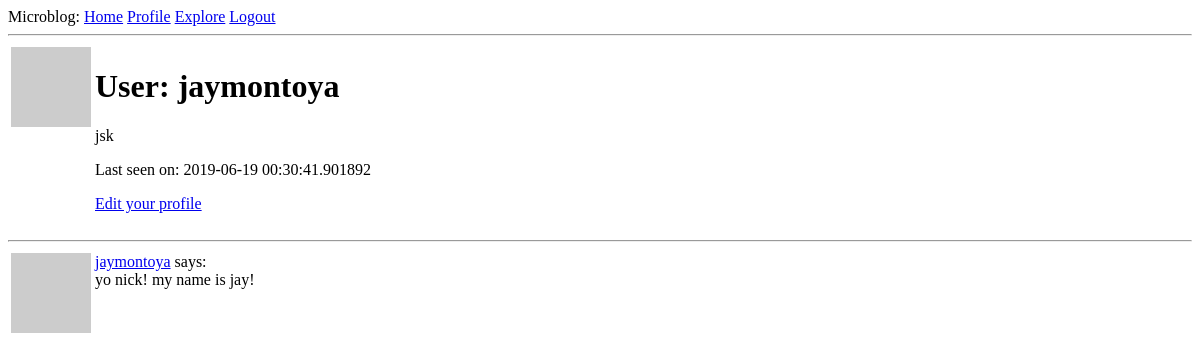
The app's page /user/jaymontoya (signed in), older data.
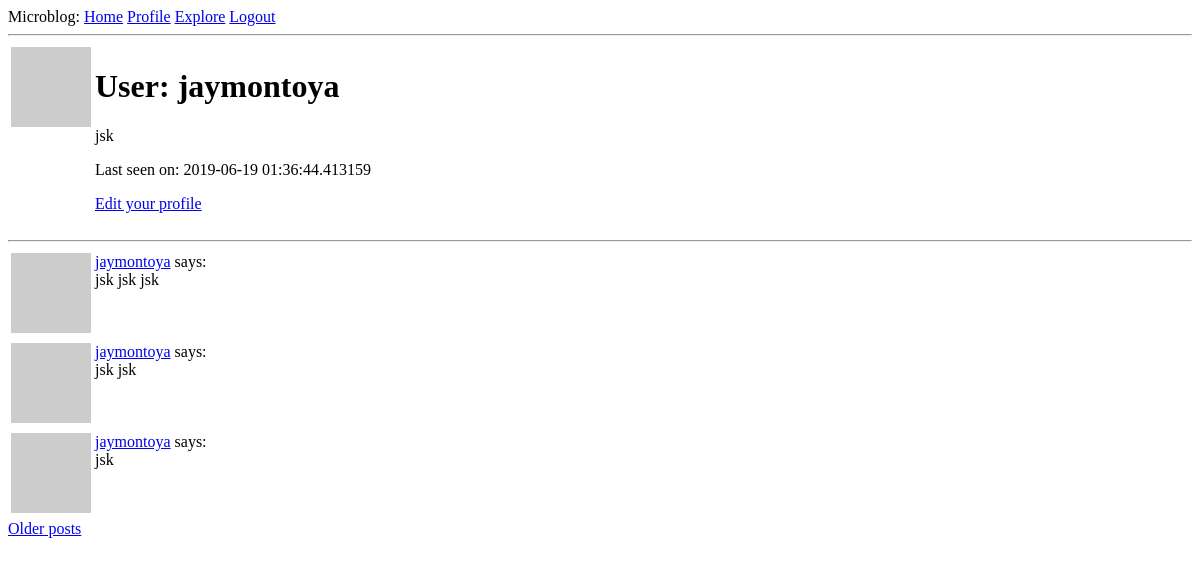
The same page, newer data.
### app/models.py (models this page shows, shortened)
class User(UserMixin, db.Model):
    id = db.Column(db.Integer, primary_key=True)
    username = db.Column(db.String(64), index = True, unique = True)
    email = db.Column(db.String(120), index =True, unique = True)
    password_hash = db.Column(db.String(128))
    about_me = db.Column(db.String(140))
    last_seen = db.Column(db.DateTime, default = datetime.utcnow)
    followed = db.relationship('User', secondary=followers, primaryjoin=(followers.c.follower_id == id),
        secondaryjoin=(followers.c.followed_id == id),
        backref=db.backref('followers', lazy='dynamic'), lazy = 'dynamic')
    posts = db.relationship('Post', backref ='author',lazy='dynamic')
    def avatar(self,size):
        digest = md5(self.email.lower().encode('utf-8')).hexdigest()
        return 'https://www.gravatar.com/avatar/{}?d=identicon&s={}'.format(digest, size)

class Post(db.Model):
    id = db.Column(db.Integer, primary_key=True)
    body = db.Column(db.String(140))
    timestamp = db.Column(db.DateTime, index = True, default = datetime.utcnow)
    user_id = db.Column(db.Integer, db.ForeignKey('user.id'))

### app/routes.py (the view)
@app.route('/user/<username>')
@login_required # login must be required to view a profile!
def user(username):
    user = User.query.filter_by(username=username).first_or_404()
    page = request.args.get('page', 1, type=int)
    posts = user.posts.order_by(Post.timestamp.desc()).paginate(
        page, app.config['POSTS_PER_PAGE'], False)
    next_url = url_for('user', username=user.username, page = posts.next_num) \
        if posts.has_next else None
    prev_url = url_for('user', username=user.username, page = posts.prev_num) \
        if posts.has_prev else None
    return render_template('user.html', user=user,
        posts=posts.items, next_url=next_url, prev_url=prev_url)

### app/models.py (called while the page is built)
@login.user_loader  # this decorator registers the user loaded with Flask-Login
def load_user(id):
    return User.query.get(int(id))

### app/routes.py (called while the page is built)
@app.before_request
def before_request():
    if current_user.is_authenticated:
        current_user.last_seen = datetime.utcnow()
        db.session.commit()

### app/templates/user.html (shortened to what this page needs)
{% extends "base.html" %}
{% block content %}
  <table>
    <tr valign="top">
      <td><img src="{{ user.avatar(128) }}" alt=""></td>
      <td>
        <h1>User: {{ user.username }}</h1>
        {% if user.about_me %} <p>{{ user.about_me }}</p> {% endif %}
        {% if user.last_seen %} <p>Last seen on: {{ user.last_seen }}</p> {% endif %}
        {% if user == current_user %}
          <p><a href="{{ url_for('edit_profile')  }}">Edit your profile</a></p>
        {% elif not current_user.is_following(user) %}
          <p><a href="{{ url_for('follow', username=user.username) }}">Follow</a></p>
        {% else %}
          <p><a href="{{ url_for('unfollow', username=user.username) }}">Unfollow</a></p>
        {% endif %}
      </td>
    </tr>
  </table>
  <hr>
  {% for post in posts %}
    {% include '_post.html' %}
  {% endfor %}
  {% if next_url %}
  <a href="{{ next_url }}">Older posts</a>
  {% endif %}
{% endblock %}

### app/templates/base.html (shortened to what this page needs)
<!DOCTYPE html>
<html lang="en" dir="ltr">
  <head>
  </head>
  <body>
      <div class="">
        Microblog:
        <a href="{{ url_for('index') }}">Home</a>
        {% if current_user.is_anonymous %}
        <a href="{{ url_for('login') }}">Login</a>
        {% else %}
        <a href="{{ url_for('user', username = current_user.username) }}">
        Profile</a>
        <a href="{{ url_for('explore') }}">Explore</a>
        <a href="{{ url_for('logout') }}">Logout</a>
        {% endif %}
      </div>
      <hr>
      {% block content %}{% endblock %}
  </body>
</html>

### app/templates/_post.html
<table>
  <tr valign="top">
    <td><img src="{{ post.author.avatar(36) }}" alt=""></td>
    <td>
      <a href="{{ url_for('user', username=post.author.username) }}">{{ post.author.username }}</a> says:<br>{{ post.body }}</td>
  </tr>
</table>

Row changes from the older to the newer data that the page shows:
no longer on this page (row unchanged): Post: author.username "jaymontoya", body "yo nick! my name is jay!"
changed User "jaymontoya": last_seen "2019-06-19 00:30:41.901892" → "2019-06-19 01:36:44.413159"
added Post: author.username "jaymontoya", body "jsk jsk jsk"
added Post: author.username "jaymontoya", body "jsk jsk"
added Post: author.username "jaymontoya", body "jsk"
Text that changed along with them:
text now shown: "Older posts"
